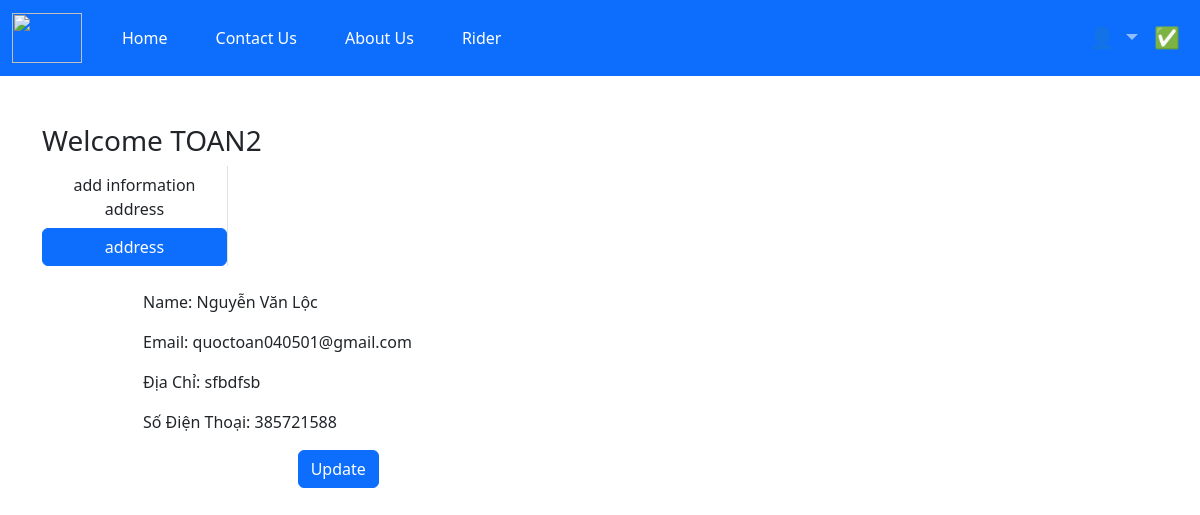
Screenshot of /rideraddress/ (signed in) with the database file from the repository.
### app/models.py (models this page shows, shortened)
class Rider(models.Model):
    user = models.ForeignKey(User, on_delete=models.CASCADE, blank=True, null=True)
    name = models.CharField(max_length=200, null=True)
    email = models.CharField(max_length=200, null=True)
    xe = models.CharField(max_length=50, choices=Status_Choices, default='CarNumber')
    phone = models.IntegerField(default=0)
    address_rd = models.CharField(max_length=200,null=True)
    image = models.ImageField(null=True, blank=True)

### app/views.py (the view)
# urls.py: path('rideraddress/', views.rideraddress ,name='rideraddress'),
def rideraddress(request):
    riders =  Rider.objects.filter(user=request.user)
    return render(request,'rideraddress.html', locals())

### app/templates/rideraddress.html
{% extends 'rider.html' %}
{% load static %}
{% block content %}
<div class="container my-5">
    <div class="row">
        <h3>Welcome <span class="text-capitalize">{{request.user}}</span></h3>
    </div>
    <div class="col-sm-2 border-end">
        <ul class="list-unstyled">
            <li class="d-grid"><a href="{% url 'profilerider' %}" class="btn"> add information address</a></li>
            <li class="d-grid"><a href="{% url 'rideraddress' %}" class="btn btn-primary">address</a></li>
        </ul>
    </div>
    <div class="col-sm-9 offset-sm-1">
        <div class="row">
            {% for rider in riders %}
            <div class="col-sm-6">
                <div class="cart m-2">
                    <div class="card-body">
                        <p> Name: {{ rider.name }}</p>
                        <p> Email: {{ rider.email }}</p>
                        <p> Địa Chỉ: {{ rider.address_rd }}</p>
                        <p> Số Điện Thoại: {{ rider.phone }}</p>
                        <p class="text-center">
                            <a href="{% url 'updatemerchants' pk=rider.id %}" type="button" class="btn btn-primary">Update</a>
                        </p>
                    </div>
                </div>
            </div>
            {% endfor %}
        </div>
    </div>
</div>
{% endblock %}

### app/static/app/css/main.css (style rules this page uses)
body { background-color: hsl(0, 0%, 98%); }
h1,h2,h3,h4,h5,h6 { color:hsl(0, 0%, 30%); }
.btn { border-radius: 0; }

### rows the page displays
Rider: name "Nguyễn Văn Lộc", email "quoctoan040501@gmail.com", address_rd "sfbdfsb", phone "385721588"

### other values shown
{{ request.user }} "TOAN2"
